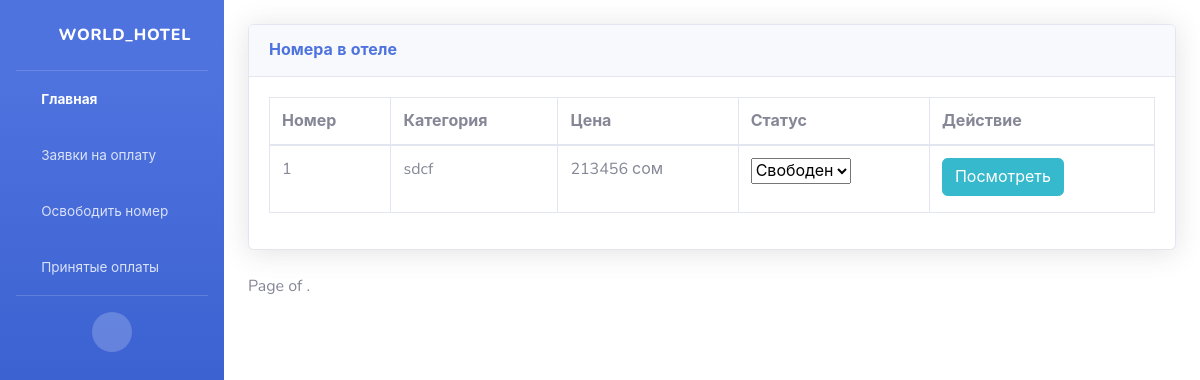
Before: /crm/hotel_room/ (signed in) with the older database file.
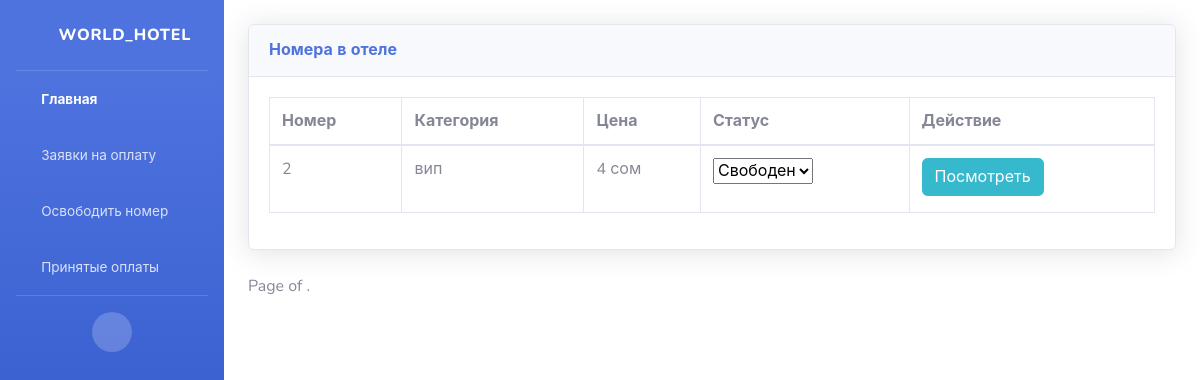
After: the same page with the newer database file.
### main/models.py (models this page shows)
class HotelRoom(models.Model):
    number_room_hotel = models.PositiveSmallIntegerField(
        verbose_name="число номера"
    )
    number_bets = models.PositiveSmallIntegerField(
        verbose_name="число краватей"
    )
    number_withdrawals = models.PositiveSmallIntegerField(
        verbose_name="число ванн"
    )
    cover = models.ImageField(
        upload_to="media/hotel_cover",
        verbose_name="иконка"
    )
    description = models.TextField(
        verbose_name="описание"
    )
    prise = models.PositiveSmallIntegerField(
        verbose_name="цена"
    )
    category = models.ForeignKey(
        Category,
        on_delete=models.CASCADE,
        verbose_name="категория"
    )
    number_room = models.PositiveSmallIntegerField(
        verbose_name="число комнат"
    )
    status = models.PositiveSmallIntegerField(
        choices=(
            (1,"Свободен"),
            (2,"Занят"),
        ),
        default=1
    )
    create_date = models.DateTimeField(
        auto_now_add=True,
        verbose_name="Дата создания"
    )
    update_date = models.DateTimeField(
        auto_now=True,
        verbose_name="Дата изменения"
    )
    class Meta:
        verbose_name = "Номер"
        verbose_name_plural = "Намера"

class Category(models.Model):
    title = models.CharField(
        max_length=50,
        verbose_name="название"
    )
    def __str__(self):
        return self.title
    class Meta:
        verbose_name = "Категория"
        verbose_name_plural = "Категориии"

### crm/views.py (the view)
# urls.py: path("hotel_room/", views.hotel_room_veu, name="hotel_room_veu"),
def hotel_room_veu(request):
    if not request.user.is_authenticated or not request.user.is_admin and request.user.status == 2:
        return redirect("index")
    rooms = HotelRoom.objects.all().order_by("-id")
    paginator = Paginator(rooms, 20)
    page_number = request.GET.get("page")
    page_obj = paginator.get_page(page_number)
    return render(request=request,
                  template_name="crm/hotel_room_list.html",  # Ваш шаблон для отображения
                  context={
                      "rooms": rooms,
                      "page_obj": page_obj
                  })

### crm/templates/crm/hotel_room_list.html (shortened to what this page needs)
{% extends 'radical_crm.html' %}
{% load static %}
{% block contend %}
<div class="container-fluid">
  <br>
  <div class="card shadow mb-4">
    <div class="card-header py-3">
      <h6 class="m-0 font-weight-bold text-primary">Номера в отеле</h6>
    </div>
    <div class="card-body">
      <div class="table-responsive">
        <table class="table table-bordered" id="dataTable" width="100%" cellspacing="0">
          <thead>
            <tr>
              <th scope="col">Номер</th>
              <th scope="col">Категория</th>
              <th scope="col">Цена</th>
              <th scope="col">Статус</th>
              <th scope="col">Действие</th>
            </tr>
          </thead>
          <tbody>
            {% for room in rooms %}
              <tr>
                <td>{{ room.number_room_hotel }}</td>
                <td>{{ room.category }}</td>
                <td>{{ room.prise }} сом</td>
                <td>
                  <form method="post" action="{% url 'hotel_room_update_status' room.id %}">
                    <select class="form-select" name="status" onchange="this.form.submit()">
                      <option selected>{{ room.get_status_display }}</option>
                    </select>
                  </form>
                </td>
                <td>
                  <a href="{{ room.cover.url }}" target="_blank">
                    <button class="btn btn-info">Посмотреть</button>
                  </a>
                </td>
              </tr>
            {% endfor %}
          </tbody>
        </table>
      </div>
    </div>
  </div>
  <div class="pagination">
    <span class="step-links">
      <span class="current">
        Page {{ rooms.number }} of {{ rooms.paginator.num_pages }}.
      </span>
    </span>
  </div>
</div>
{% endblock %}

Changed rows visible on the page:
removed HotelRoom: number_room_hotel "1", category "sdcf", prise "213456", status "Свободен"
added HotelRoom: number_room_hotel "2", category "вип", prise "4", status "Свободен"
